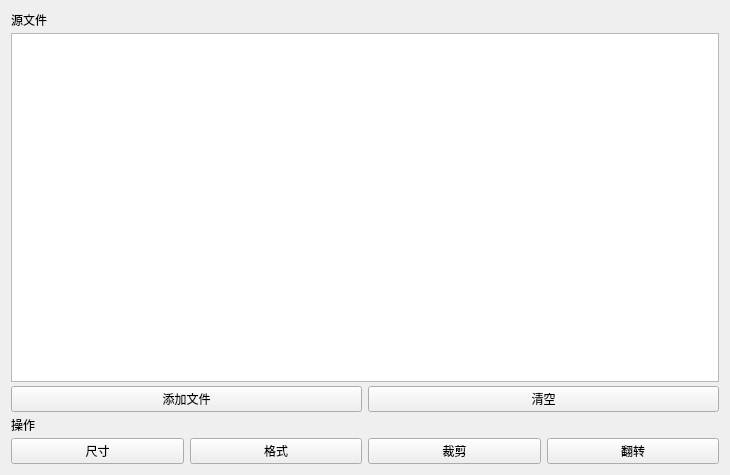
<?xml version="1.0" encoding="UTF-8"?>
<ui version="4.0">
 <class>MainWindow</class>
 <widget class="QMainWindow" name="MainWindow">
  <property name="geometry">
   <rect>
    <x>0</x>
    <y>0</y>
    <width>730</width>
    <height>475</height>
   </rect>
  </property>
  <property name="sizePolicy">
   <sizepolicy hsizetype="Preferred" vsizetype="Preferred">
    <horstretch>0</horstretch>
    <verstretch>0</verstretch>
   </sizepolicy>
  </property>
  <property name="windowTitle">
   <string>图片批量处理工具</string>
  </property>
  <widget class="QWidget" name="centralWidget">
   <property name="enabled">
    <bool>true</bool>
   </property>
   <property name="sizePolicy">
    <sizepolicy hsizetype="Fixed" vsizetype="Fixed">
     <horstretch>0</horstretch>
     <verstretch>0</verstretch>
    </sizepolicy>
   </property>
   <layout class="QGridLayout" name="gridLayout_2">
    <item row="0" column="0">
     <layout class="QVBoxLayout" name="verticalLayout">
      <property name="spacing">
       <number>4</number>
      </property>
      <item>
       <widget class="QLabel" name="label">
        <property name="text">
         <string>源文件</string>
        </property>
       </widget>
      </item>
      <item>
       <widget class="QListWidget" name="fileList"/>
      </item>
      <item>
       <layout class="QHBoxLayout" name="horizontalLayout">
        <item>
         <widget class="QPushButton" name="btnAddFile">
          <property name="text">
           <string>添加文件</string>
          </property>
         </widget>
        </item>
        <item>
         <widget class="QPushButton" name="pushButton_3">
          <property name="text">
           <string>清空</string>
          </property>
         </widget>
        </item>
       </layout>
      </item>
      <item>
       <widget class="QLabel" name="label_2">
        <property name="text">
         <string>操作</string>
        </property>
       </widget>
      </item>
      <item>
       <layout class="QHBoxLayout" name="horizontalLayout_2">
        <item>
         <widget class="QPushButton" name="btnResize">
          <property name="text">
           <string>尺寸</string>
          </property>
         </widget>
        </item>
        <item>
         <widget class="QPushButton" name="btnFormat">
          <property name="text">
           <string>格式</string>
          </property>
         </widget>
        </item>
        <item>
         <widget class="QPushButton" name="btnCorp">
          <property name="text">
           <string>裁剪</string>
          </property>
         </widget>
        </item>
        <item>
         <widget class="QPushButton" name="btnFlip">
          <property name="text">
           <string>翻转</string>
          </property>
         </widget>
        </item>
       </layout>
      </item>
     </layout>
    </item>
   </layout>
  </widget>
 </widget>
 <layoutdefault spacing="6" margin="11"/>
 <resources/>
 <connections/>
</ui>
